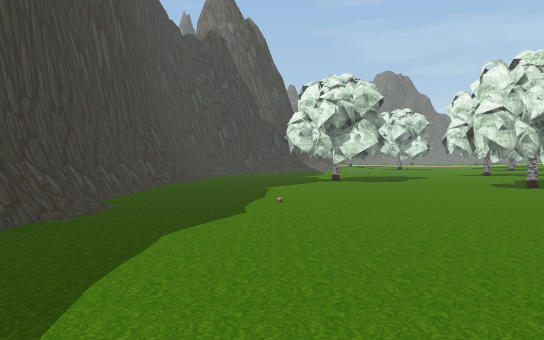
View 1 (above)

24 first-person views from a walk through a 3-D level made in the Unity game engine. The camera is 1.5 m above the floor, tilts 2° down and sees 70° across. The floor is counted in squares, 1.95 m on a side. Each view is taken from the middle of a square. On the plan, view 1 faces up. The plan holds only what a view shows up to about 12 squares ahead; the rest is blank. The place goes on beyond the plan. The player character is not drawn. Some animated figures are not drawn. Some surface patterns are stand-ins.

View 2
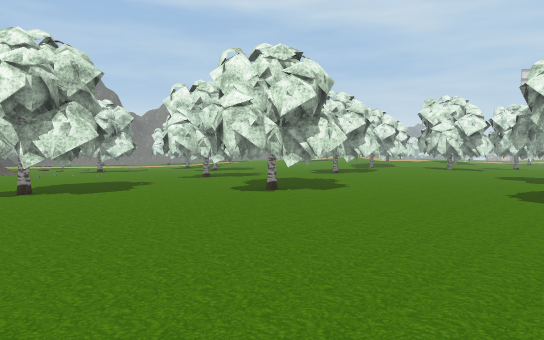

View 3
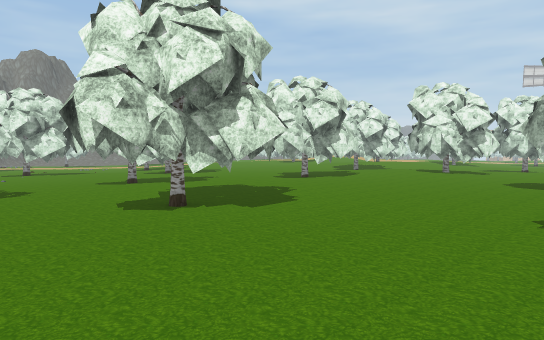

View 4
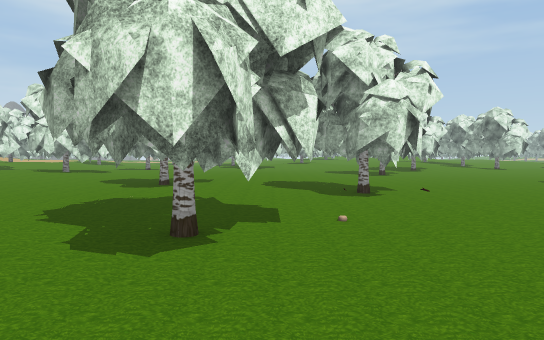

View 5
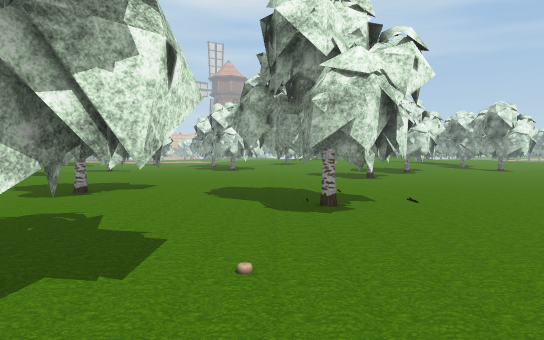

View 6
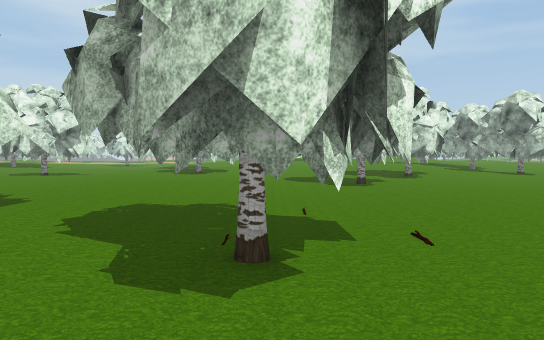

View 7
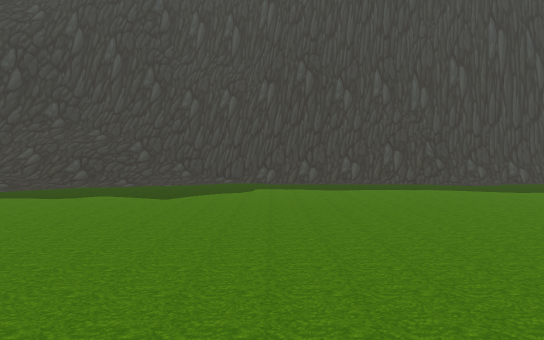

View 8
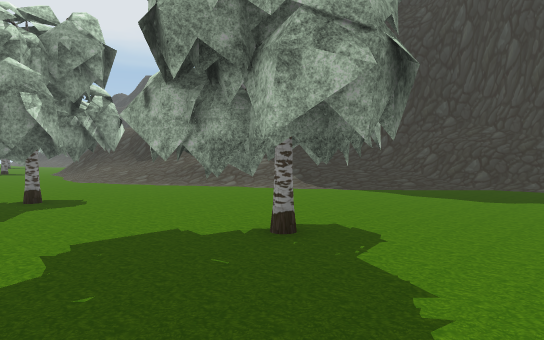

View 9
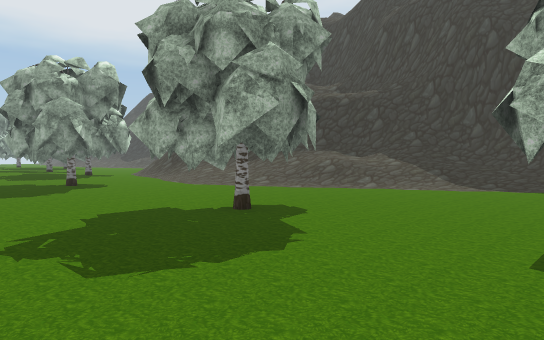

View 10
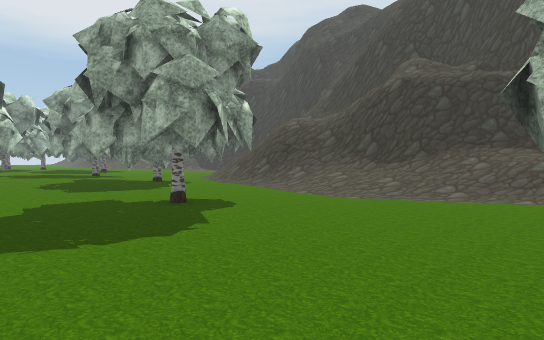

View 11
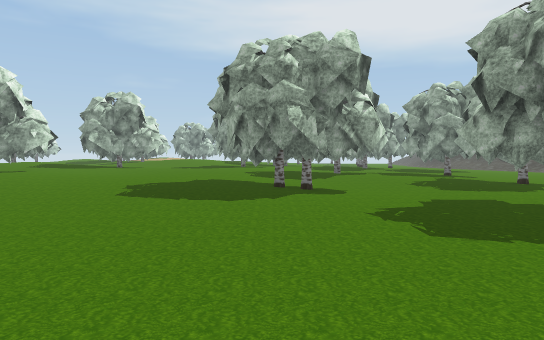

View 12
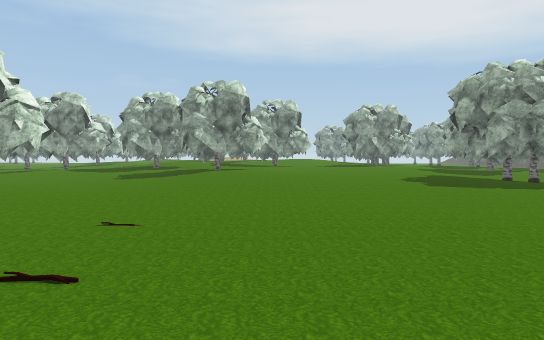

View 13
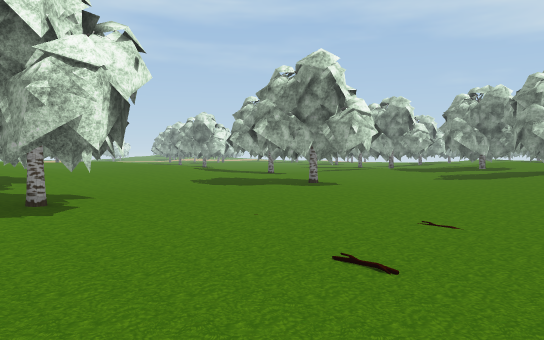

View 14
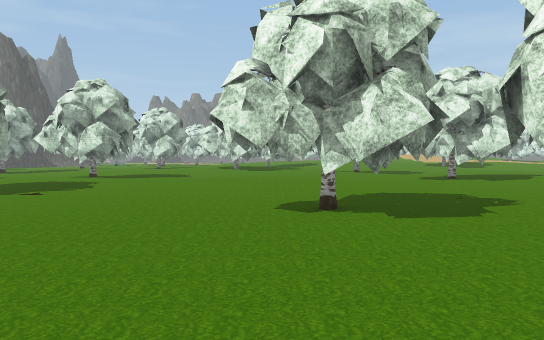

View 15
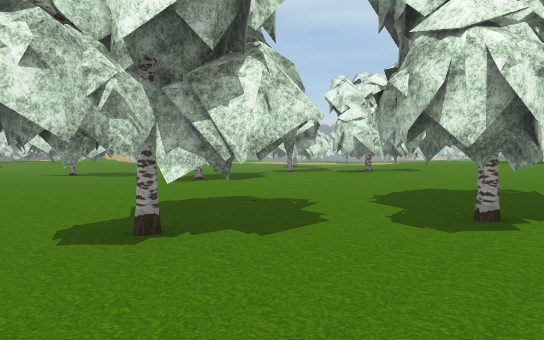

View 16
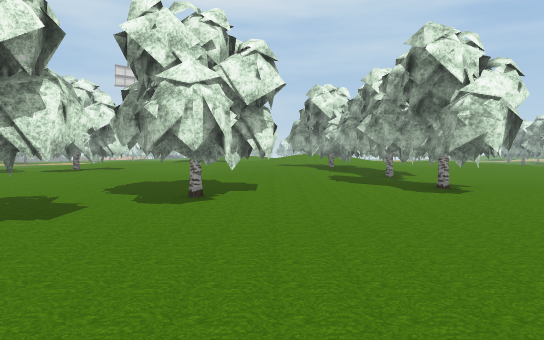

View 17
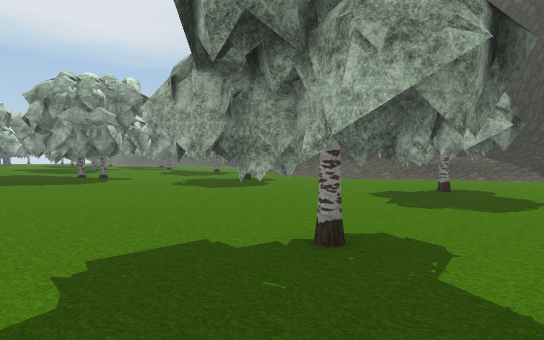

View 18
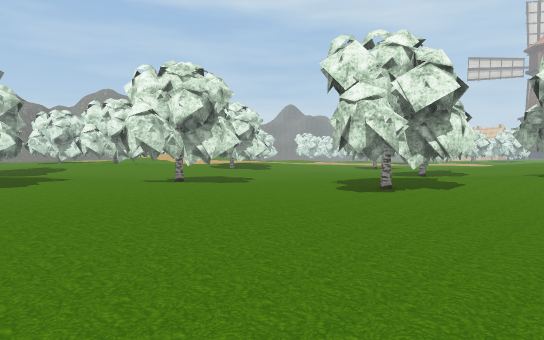

View 19
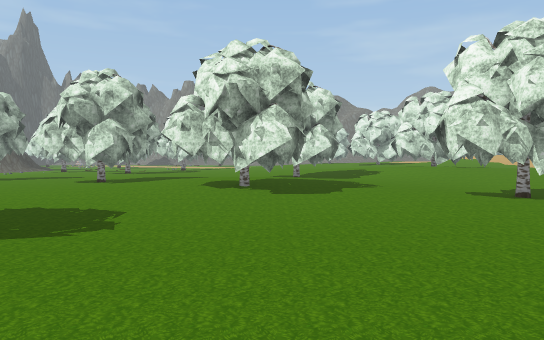

View 20
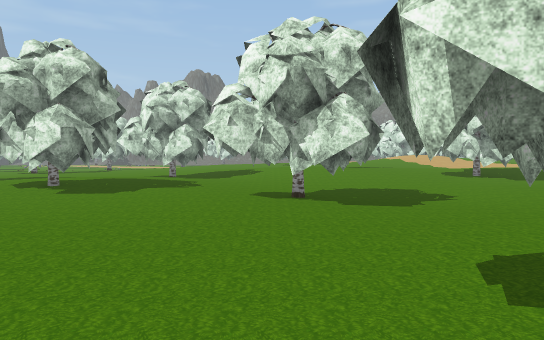

View 21
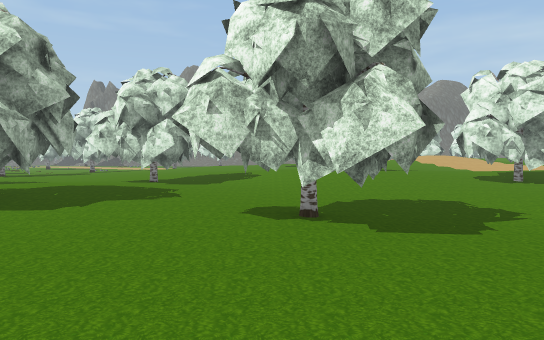

View 22
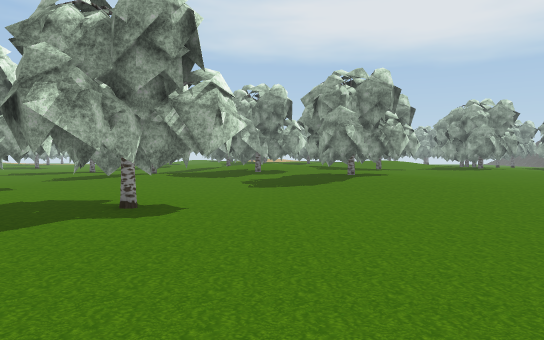

View 23
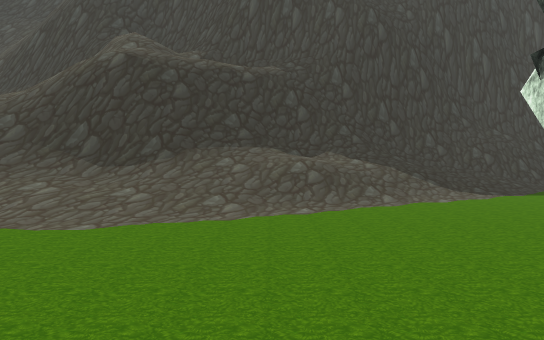

View 24
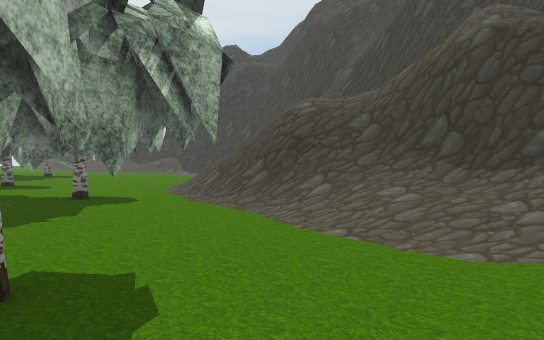

### Floor plan
Key: @ floor where view 1 was taken; # wall or solid block; x gap in a wall; . main floor; : floor 0.25 m higher than the main floor; + floor 0.5 m higher than the main floor; * floor 0.75 m higher than the main floor; % floor 5.75 m higher than the main floor; & floor 6.25 m higher than the main floor; $ floor 7.25 m higher than the main floor; / step, stairs or slope; = window, fence, low wall or low ledge; ^ raised ledge; v drop or lower ground; A apple; O other object.
Columns run from 4 left of view 1 to 26 right of it. Each row starts with its distance up from view 1.
 13       ..::##O:::O#++##O#+//**+O
 12 ##...##.::::O::###++++O+++////#
 11 #/...#O#::::::::#O+++++++++/++:
 10 #.........#O:::::+++OO+++::::::
  9 #........##O:::::++#OO+++:#::::
  8 #.........##:::::::+:#:++##:.::
  7 #/...........::::::::::::#O:::
  6 #/..O........::::::::::::::::::
  5 #/...........::###::::::::::::+
  4 #=.........#.::##O:::::::::##++
  3 #/........##.::::O::::::::##+++
  2 #/........#OO.::::::::::::#O#++
  1 #..........A...#.::::::::::::++
  0 #...@.........#O.O........:::+O
 -1 #..............#O......O..:::/+
 -2 #/....................###.:::++
 -3 #/..........  ........###:::+++
 -4 #=/.....###..  ........####:+++
 -5 ^#/.....##O.. .  .......##O++++
 -6 #==/.....##...  .........##++++
 -7 ^#///...........##.......::++++
 -8  ^#//..........###.. ....::+++O
 -9  ^#///...###....#O..  ...:##+##
-10  ##///...##O..........O..:#OO#O
-11  ^v#///..................::::::
-12  ###///................O.::::::
-13 ^#==#///................:::::::
-14 ^= %v#//...O.........::::::##::
-15 ^#$&x=//..##...:::.:::::::###::
-16 ^===/=//..#O..::::::::::::#O#::
-17 ^=#=////..:O::##:+:+++++::::O::
-18  ^   ///.::::###+++++++++:::::O
-19 ^#    //.#::: #O++++++++/:::::O
-20 ^=    //#OO+:::+++++++*OO+:++++
-21       /..x:++++++++++OOO+++++++
-22       ..:O#+#OO+++++++*#O+O+

Positions as (right, up) in squares from view 1, and headings:
1: (0, 0), facing up
2: (0, 3), facing up-right
3: (3, 4), facing up-right
4: (3, 2), facing right
5: (5, 1), facing right
6: (8, 0), facing right
7: (8, 0), facing left
8: (8, -2), facing down-left
9: (10, -5), facing down-left
10: (10, -10), facing down-left
11: (11, -10), facing down
12: (17, -8), facing down
13: (17, -8), facing down-right
14: (18, -8), facing up
15: (17, -6), facing up-right
16: (15, -6), facing right
17: (15, -6), facing down-left
18: (16, -1), facing up-right
19: (17, 1), facing up
20: (21, 1), facing up
21: (21, 3), facing up
22: (21, -10), facing down
23: (8, -12), facing left
24: (7, -13), facing down-left
